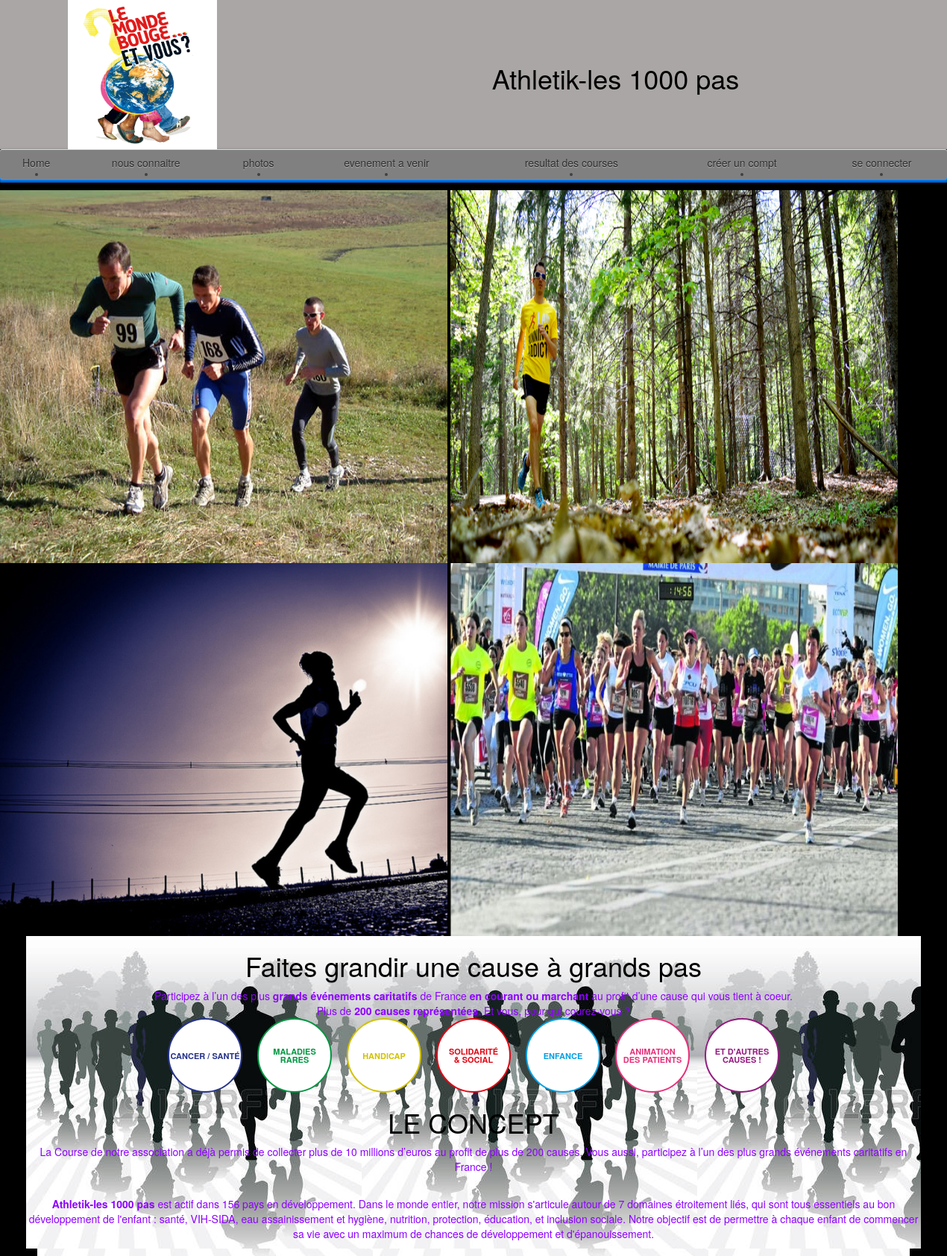
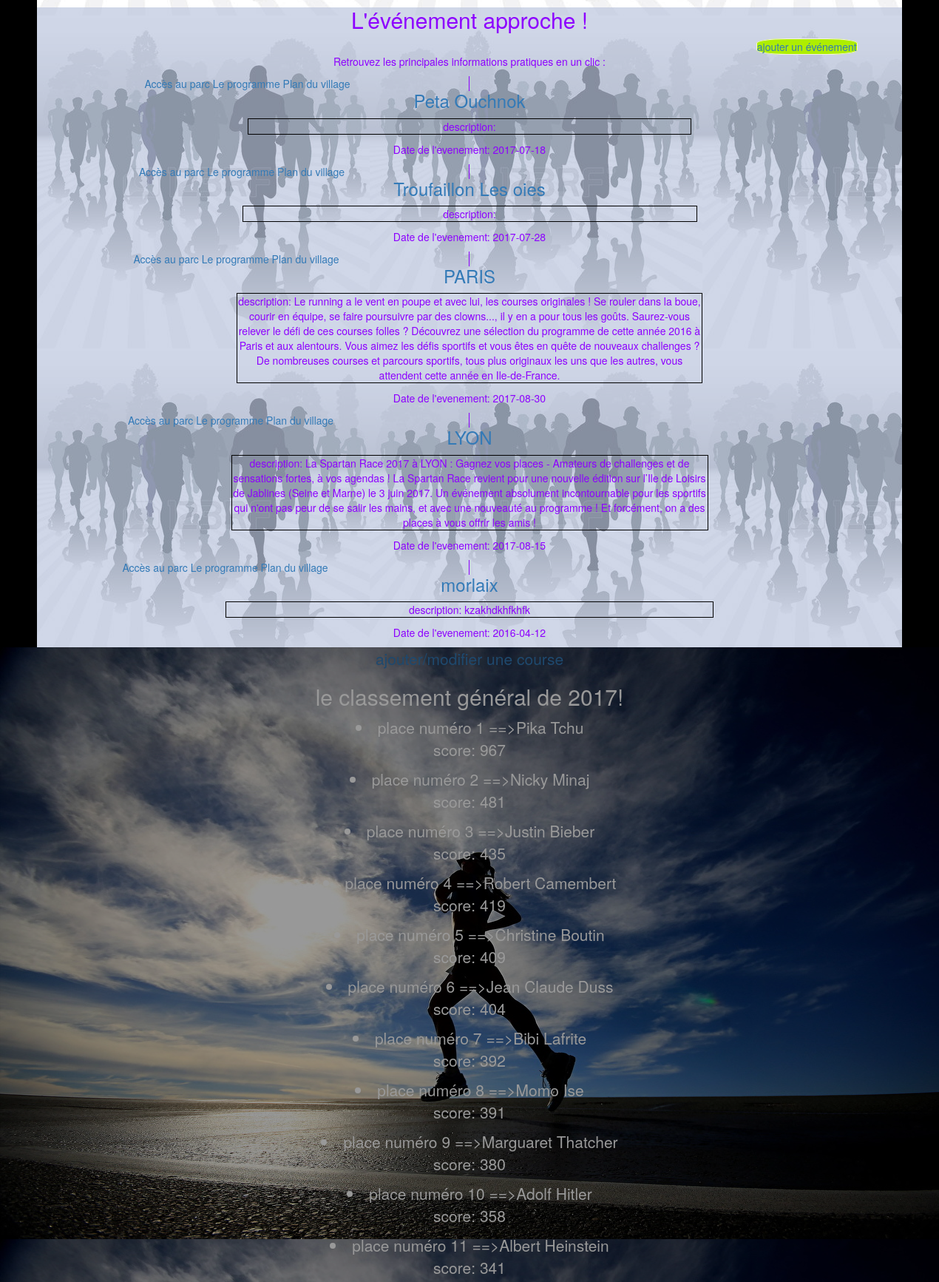
The page / (upper part) on the database its author committed (2 pictures, top to bottom).
### tables this page shows
CREATE TABLE `meeting` (
  `id` int(11) NOT NULL,
  `name` varchar(128) NOT NULL,
  `description` text NOT NULL,
  `date` date NOT NULL
);

### evenement.php (the view, shortened to what this page needs)
<!DOCTYPE html>
<html>
    <head>
    </head>
    <body>
        <div class="event-is-coming" id='ancre'>
            <?php
                            try {
                                $bdd = new PDO('mysql:host=localhost;dbname=athletik;charset=utf8', 'root', 'aase89');
                                $bdd->setAttribute(PDO::ATTR_ERRMODE, PDO::ERRMODE_EXCEPTION);
                            } catch (Exception $e) {
                                die('Erreur : ' . $e->getMessage());
                            }
                              $reponse= $bdd->query('SELECT * FROM meeting');
                              echo'<h2>L\'événement approche !</h2>';
                              echo'<a class="add_event" href="formadd.php">ajouter un événement</a>';
                              echo' <p>Retrouvez les principales informations pratiques en un clic :</p>';
                               while ($donnees = $reponse->fetch()) {
                            echo'<div class="row">';
                            echo'<div class="col-sm-6" style="border-right: solid 0.5px;">';
                                   echo' <a href="https://drive.google.com/file/d/0B0M0Dx7YsUNKenRjckJCbjluM2pzdTZDTFJrcWNmamNEeVc4/view?usp=sharing" target="_blank">Accès au parc</a>';
                                  echo'  <a href="https://drive.google.com/file/d/0B0M0Dx7YsUNKVmg3d1piQTlwWkVNQ2FfS2FEdmgzdXYwR0hJ/view?usp=sharing" target="_blank">Le programme</a>';
                                   echo' <a href="https://drive.google.com/file/d/0B0M0Dx7YsUNKamxydVlwYzh3UG0zTS0zMlFxRVRpRV9lME1V/view?usp=sharing" target="_blank">Plan du village</a>';
                                echo'</div>';
                            echo'<h3><a href="resulta_ind.php?numevent=' . $donnees["id"]. '&name='.$donnees['name'].'">'.$donnees['name']. '</a></h3>';
                                echo '<p class="des" > description: ' . ' ' . $donnees['description'] . '</p>';
                                echo '<P class= "date"> Date de l\'evenement:' . ' ' . $donnees['date'] . '</p>';
                                } ?>
                            </div>
                       <?php echo'</div>';?>
    </body>
</html>

### index.php (shortened to what this page needs)
<!DOCTYPE html>
<html>
    <head>
        <link rel="stylesheet" href="https://maxcdn.bootstrapcdn.com/bootstrap/3.3.7/css/bootstrap.min.css">
        <link rel="stylesheet" href="style.css">
    </head>
    <body>
        <?php
        include 'entete.php';
        ?>
        <main>
            <MARQUEE scrollamount="4"onmouseover="this.stop()" onmouseout="this.start()">
                <IMG src="image/defi1.jpg"height="500" width="600">
                <IMG src="image/defi2.jpg"height="500" width="600">
                <IMG src="image/defi3.jpg"height="500" width="600">
                <IMG src="image/defi4.jpeg"height="500" width="600">
            </MARQUEE>
            <div class="container">
                <div class="row text-center">
                    <div class="row text-center" id='connaitre'>
                        <h1>Faites&nbsp;grandir&nbsp;une&nbsp;cause à&nbsp;grands pas</h1>
                        Participez à l’un des plus <strong>grands événements caritatifs</strong> de France&nbsp;<strong>en courant ou marchant</strong> au profit d’une cause qui vous tient à coeur.
                        <br> Plus de <strong>200 causes représentées</strong>. Et vous, pour qui courez-vous ?
                        <div class="badges">
                            <a href="http://www.coursedesheros.com/cancer-sante/"><div class="circle cancer"><span> <strong> Cancer / Santé </strong></span></div></a>
                            <a href="http://www.coursedesheros.com/maladies-rares/"><div class="circle maladies"><span> <strong> Maladies <br> rares</strong></span></div></a>
                            <a href="http://www.coursedesheros.com/handicap/"><div class="circle handicap"><span> <strong> Handicap</strong></span></div></a>
                            <a href="http://www.coursedesheros.com/solidarite/"><div class="circle solidarite"><span> <strong> Solidarité <br> &amp; Social</strong></span></div></a>
                            <a href="http://www.coursedesheros.com/enfance/"><div class="circle enfance"><span><strong>Enfance</strong></span></div></a>
                            <a href="http://www.coursedesheros.com/animation/"><div class="circle aide"><span><strong>Animation <br> des patients</strong></span></div></a>
                            <a href="http://www.coursedesheros.com/autres/"><div class="circle autres"><span><strong>Et d'autres causes !</strong></span></div></a>
                        </div>
                        <div>
                            <h1>LE CONCEPT</h1>
                            <p> La Course de notre association  a déjà permis de collecter plus de 10 millions d’euros au profit de plus de 200 causes.
                                Vous aussi, participez à l’un des plus grands événements caritatifs en France ! </p></br>
                            <p><strong>Athletik-les 1000 pas</strong> est actif dans 156 pays en développement. Dans le monde entier, notre mission s'articule autour de 7 domaines étroitement liés, qui sont tous essentiels au bon développement de l'enfant : santé, VIH-SIDA, eau assainissement et hygiène, nutrition, protection, éducation, et inclusion sociale.
Notre objectif est de permettre à chaque enfant de commencer sa vie avec un maximum de chances de développement et d'épanouissement.
</p>
                        </div>
                    </div>
                    <?php include'evenement.php' ?>
                </div>
            </div>
        </main>
        <section class='resulta'>
            <div class='include_result'>
                <?php include 'resultat.php'?>
    </body>
</html>

### entete.php (shortened to what this page needs)
<!DOCTYPE html>
<html>
    <head>
    </head>
    <body>
        <section>
        <header>
            <div id="head_one">
                <img src="image/solidarité.jpg" width='200' height="200">
            </div>
            <div  id="head_two">
                <h1>Athletik-les 1000 pas</h1>
            </div>
        </header>
        <nav>
            <ul class="ul">
                <li><a href="#1">Home</a></li>
                <li><a href="#connaitre">nous connaitre</a></li>
                <li><a href="#3">photos</a></li>
                <li><a href="#ancre">evenement a venir</a></li>
                <li><a href="#ancre1">resultat des courses</a></li>
                <li><a href="users.php">créer un compt</a></li>
                <li><a href="connexion.php">se connecter</a></li>
            </ul>
        </nav>
        </section>
    </body>
</html>

### resultat.php (shortened to what this page needs)
<!DOCTYPE html>
<html>
    <head>
    <a href='ajout_course.php'>ajouter/modifier une course </a>
    </head>
    <body>
        <div id='ancre1'>
            <?php
            try {
                $bdd = new PDO('mysql:host=localhost;dbname=athletik;charset=utf8', 'root', 'aase89');
                $bdd->setAttribute(PDO::ATTR_ERRMODE, PDO::ERRMODE_EXCEPTION);
            } catch (Exception $e) {
                die('Erreur : ' . $e->getMessage());
            }
            $i = 1;
            $reponse = $bdd->query('SELECT SUM(result.points) as total, athlete.lastname, athlete.firstname FROM result inner join athlete on result.athlete_id = athlete.id inner join meeting on result.meeting_id = meeting.id WHERE YEAR(CURRENT_DATE()) = 2017 GROUP BY athlete.id ORDER BY total DESC ');
            echo'<h2>le classement général de 2017!</h2>';
            echo'<div class="result">';
            while ($donnees = $reponse->fetch()) {
                echo '<li class="li_result">place numéro ' . $i++ . '  ==>' . $donnees['firstname'] . ' ' . $donnees['lastname'] .' '. '<p> score:  '.$donnees['total'] .'</p></li>';
                echo'</div>';
            }
            ?>
    </body>
</html>

### style.css (style rules this page uses)
* { margin:0; padding:0; }
body { width:100%; background: black; color:white; }
h1 { color:white; }
header { display: flex; flex-direction: row; width:100%; color:white; background-color: #aaa6a6; }
#head_one { width:30%; text-align: center; margin:auto; }
#head_two { width:70%; text-align: center; margin:auto; }
ul { display: table; width: 100%; padding: 0; }
ul li { display: table-cell; }
ul { background: linear-gradient(deepskyblue, dodgerblue); }
ul { background: -webkit-linear-gradient(deepskyblue, dodgerblue); background: -moz-linear-gradient(deepskyblue, dodgerblue); background: -ms-linear-gradient(deepskyblue, dodgerblue); background: -o-linear-gradient(deepskyblue, dodgerblue); background: linear-gradient(deepskyblue, dodgerblue); }
ul { background: grey; }
ul { border-radius: 3px; box-shadow: 0 1px 3px rgba(0, 0, 0, .3), 0 3px 5px rgba(0, 0, 0, .2), 0 5px 10px rgba(0, 0, 0, .2), 0 20px 20px rgba(0, 0, 0, .15); }
ul li a { display: block; text-align: center; color: rgba(0, 0, 0, .7); text-decoration: none; padding: 8px 8px 17px 8px; }
ul li a { text-shadow: 0 1px 0 rgba(255, 255, 255, .4); }
ul li a { box-shadow: 0 1px 0 rgba(255, 255, 255, .7) inset, 0 -1px 0 hsl(210, 100%, 32%) inset, 0 -2px 0 hsl(210, 100%, 38%) inset, 0 -3px 0 hsl(210, 100%, 44%) inset, 0 -4px 0 hsl(210, 100%, 50%) inset, 0 -5px 0 hsl(210, 100%, 60%) inset; }
ul li:first-child a { border-radius: 3px 0 0 3px; }
ul li:last-child a { border-radius: 0 3px 3px 0; }
ul li a { transition: padding .3s; }
ul li a { transition: padding .3s, background .3s; }
ul li a { transition: all .3s .1s; }
ul li a { position: relative; }
ul li a::before { content: ''; position: absolute; left: 50%; bottom: 9px; margin-left: -2px; width: 4px; height: 4px; border-radius: 50%; background: rgba(0, 0, 0, .5); }
.circle { width: 100px; height: 100px; border-radius: 50px; background: white; display: flex; align-items: center; margin: 0 10px; border: 2px solid; font-size: 11px; text-transform: uppercase; line-height: 1; position: relative; justify-content: center; }
.circle.cancer { color: #27348B; }
.text-center { text-align: center; }
.badges { display: flex; justify-content: center; }
.circle span { position: absolute; top: 50%; transform: translateY(-50%); -ms-transform: translateY(-50%); width: 100%; left: 0; }
.circle.maladies { color: #009640; }
.circle.handicap { color: #D2C200; }
.circle.solidarite { color: #E30613; }
.circle.enfance { color: #04A1E3; }
.circle.aide { color: #E5327B; }
.circle.autres { color: #951B81; }
.event-is-coming { background-color: #bdc6deb3; }
.des { border: 1px solid black; width:50% ; margin-left: 25%; }
.add_event { border: 1px solid beige; border-radius: 30%; margin-left: 78%; background-color: #AEEE00; }
.resulta { background-image: url(image/resultat.jpg); opacity: 0.6; text-align: center; font-size: 150% }
.row.text-center { background-image: url('image/course.jpg') ; background-repeat : repeat-x repeat-y; color: #8d00ff; }
h1 { color:black; }

### rows shown on the page
meeting: name "Peta Ouchnok", date "2017-07-18"
meeting: name "Troufaillon Les oies", date "2017-07-28"
meeting: name "PARIS", description "Le running a le vent en poupe et avec lui, les courses originales ! Se rouler dans la boue, courir en équipe, se faire poursuivre par des clowns..., il y en a pour tous les goûts. Saurez-vous relever le défi de ces courses folles ? Découvrez une sélection du programme de cette année 2016 à Paris et aux alentours. Vous aimez les défis sportifs et vous êtes en quête de nouveaux challenges ? De nombreuses courses et parcours sportifs, tous plus originaux les uns que les autres, vous attendent cette année en Ile-de-France.", date "2017-08-30"
meeting: name "LYON", description "La Spartan Race 2017 à LYON : Gagnez vos places - Amateurs de challenges et de sensations fortes, à vos agendas ! La Spartan Race revient pour une nouvelle édition sur l’Ile de Loisirs de Jablines (Seine et Marne) le 3 juin 2017. Un événement absolument incontournable pour les sportifs qui n'ont pas peur de se salir les mains, et avec une nouveauté au programme ! Et forcément, on a des places à vous offrir les amis !", date "2017-08-15"
meeting: name "morlaix", description "kzakhdkhfkhfk", date "2016-04-12"

### other values the page prints
$donnees['firstname'] "Pika"
$donnees['lastname'] "Tchu"
$donnees['total'] "967"
$donnees['firstname'] "Nicky"
$donnees['lastname'] "Minaj"
$donnees['total'] "481"
$donnees['firstname'] "Justin"
$donnees['lastname'] "Bieber"
$donnees['total'] "435"
$donnees['firstname'] "Robert"
$donnees['lastname'] "Camembert"
$donnees['total'] "419"
$donnees['firstname'] "Christine"
$donnees['lastname'] "Boutin"
$donnees['total'] "409"
